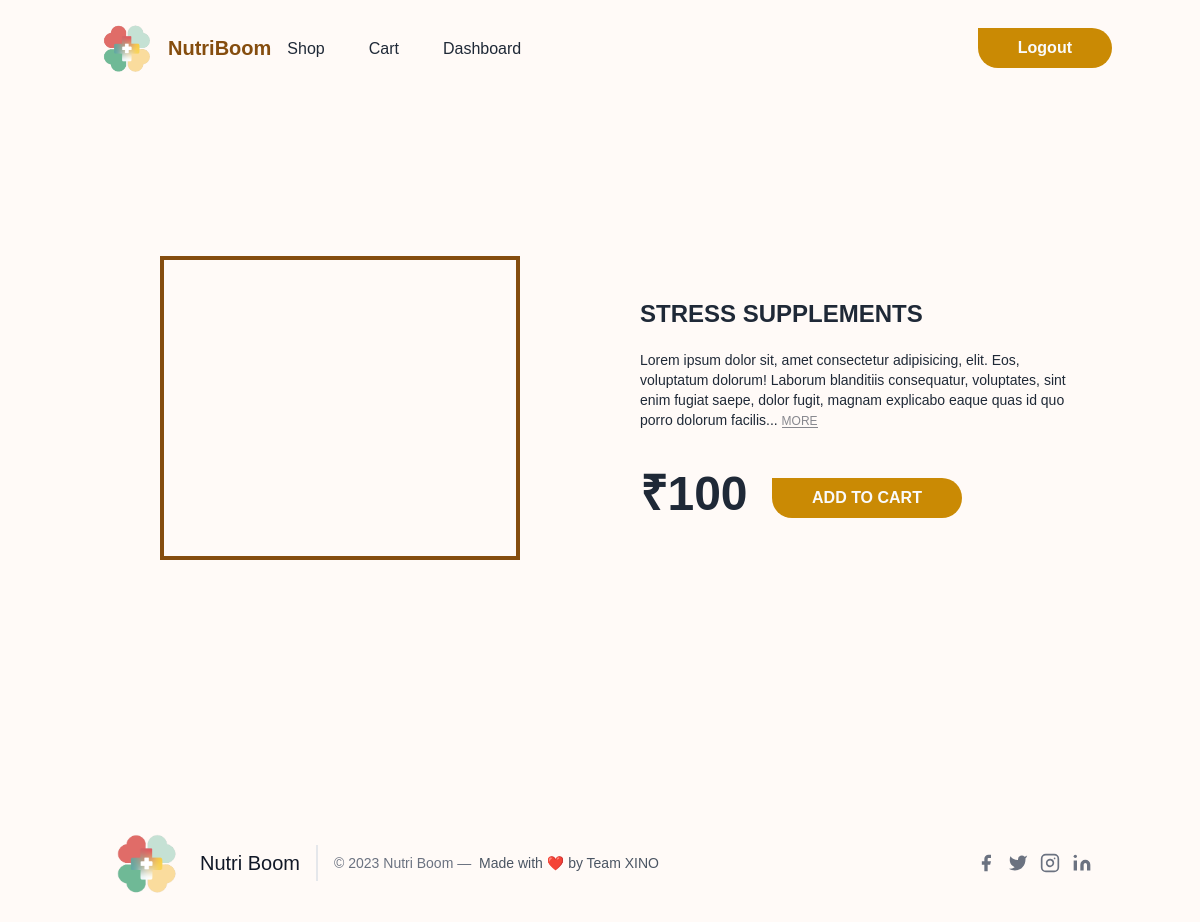
The page /products/1 (signed in) on the database as committed earlier.
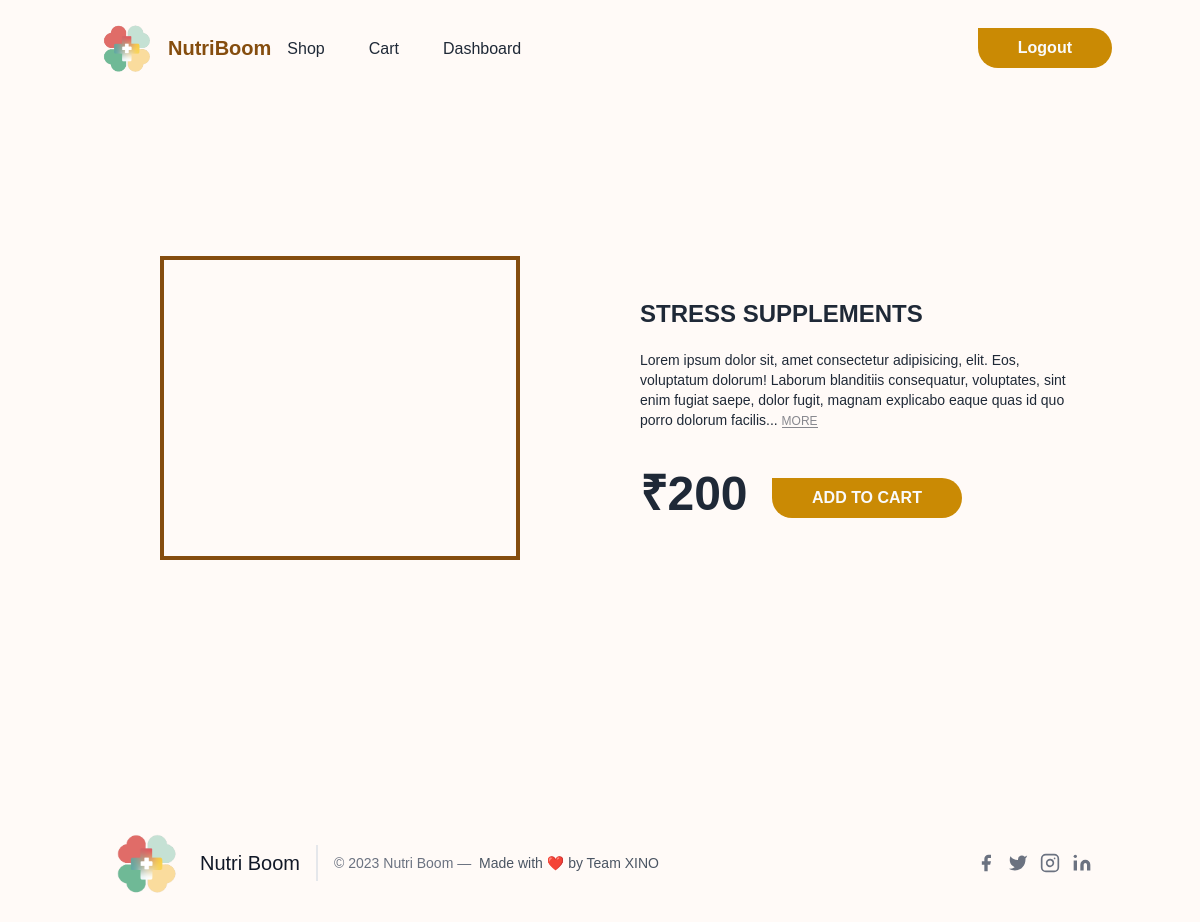
The same page on the database as committed later.
### hack/models.py (models this page shows)
class Product(db.Model):
    id = db.Column(db.Integer, primary_key=True)
    image = db.Column(db.String, default='default.png')
    category = db.Column(db.String, nullable=False)
    name = db.Column(db.String, nullable=False)
    price = db.Column(db.Integer, nullable=False)

### app.py (the view)
@app.route('/products/<id>')
def product(id):
    searchform = SearchForm()
    product = Product.query.filter_by(id=id).first()
    prods = Product.query.all()
    prods.remove(product)
    user_products = UserProduct.query.filter_by(user_id=current_user.id).all()
    check=True
    for i in user_products:
        if i.product_id==product.id:
            check=False
    return render_template('product.html', searchform=searchform, prod=product, prods=prods, check=check)

### hack/models.py (called while the page is built)
@login_manager.user_loader
def load_user(user_id):
    return User.query.get(user_id)

### hack/templates/product.html (shortened to what this page needs)
{% extends 'base.html' %}
{% block content %}
        <div class=" bg-[#FFFAF7] flex items-center p-5 lg:p-10 overflow-hidden relative">
            <div
                class="w-full max-w-6xl rounded  p-10 lg:p-20 mx-auto text-gray-800 relative md:text-left">
                <div class="md:flex items-center -mx-10">
                    <div class="w-full md:w-1/2 px-10 mb-10 md:mb-0">
                        <div class="relative">
                           <Div class="flex flex-cols justify-center items-center"> <img src="{{url_for('static', filename='default.png')}}"
                            <div class="border-4 border-yellow-800 absolute top-10 bottom-10 left-10 right-10 z-0">
                            </div></Div>
                        </div>
                    </div>
                    <div class="w-full md:w-1/2 px-10">
                        <div class="mb-10">
                            <h1 class="font-bold uppercase text-2xl mb-5">{{prod.name}}</h1>
                            <p class="text-sm">Lorem ipsum dolor sit, amet consectetur adipisicing, elit. Eos,
                                voluptatum dolorum! Laborum blanditiis consequatur, voluptates, sint enim fugiat saepe,
                                dolor fugit, magnam explicabo eaque quas id quo porro dolorum facilis... <a href="#"
                                    class="opacity-50 text-gray-900 hover:opacity-100 inline-block text-xs leading-none border-b border-gray-900">MORE
                                    </a></p>
                        </div>
                        <div>
                            <div class="inline-block align-bottom mr-5">
                                <span class="font-bold text-5xl leading-none align-baseline">₹{{prod.price}}</span>
                            </div>
                            <div class="inline-block align-bottom">
                                  {%if check%}
                                  <a href="{{url_for('addtocart', id=prod.id)}}">
                                <button
                                    class="px-10 py-2 font-semibold rounded-r-full rounded-bl-full hover:border-2 hover:border-yellow-600 hover:text-yellow-600 hover:bg-transparent bg-yellow-600 text-gray-50">ADD TO CART</button></a>
                                  {%else%}
                                  <a href="{{url_for('cart')}}">
                                <button
                                    class="px-10 py-2 font-semibold rounded-r-full rounded-bl-full bg-gray-400 text-gray-50"><i
                                        class="mdi mdi-cart -ml-2 mr-2"></i>ADDED TO CART</button></a>
                                  {%endif%}
                            </div>
                        </div>
                    </div>
                </div>
            </div>
        </div>
    {% endblock content %}

Rows that differ between the two databases and show on the page:
changed Product "STRESS SUPPLEMENTS": price "100" → "200"
